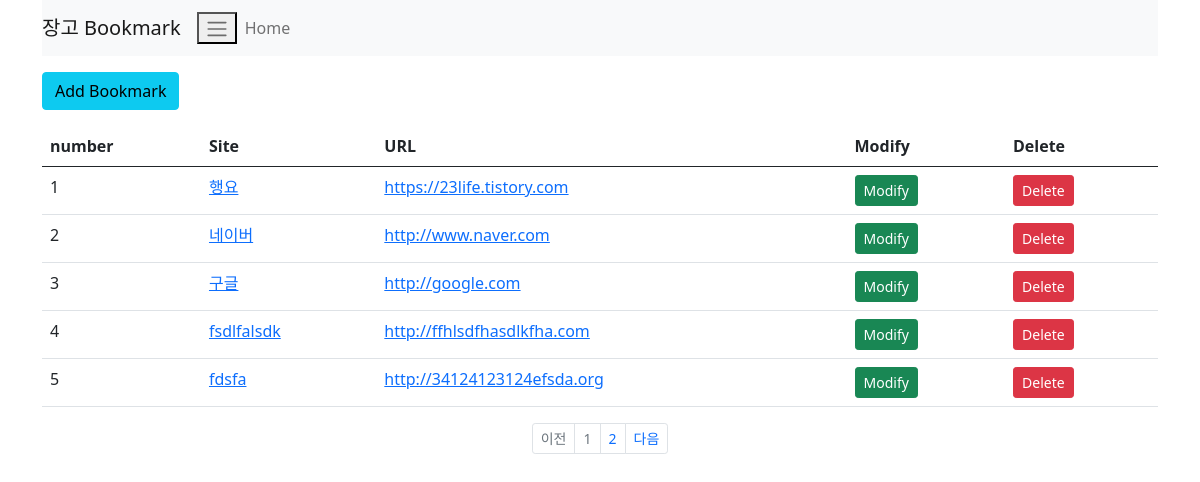
The page / on the database its author committed.
### book/models.py (models this page shows, shortened)
class Bookmark(models.Model):
    site_name = models.CharField(max_length=200)
    url = models.URLField('Site URL')

### book/views.py (the view)
# urls.py: path('',BookmarkListView.as_view(),name='list'),
class BookmarkListView(ListView):
    model = Bookmark
    paginate_by = 5

### book/templates/book/bookmark_list.html (shortened to what this page needs)
{% extends 'base.html' %}
{% block content %}
<div class="btn_group">
    <a href="{% url 'create'%}" class="btn btn-info">Add Bookmark</a>
</div>
<table class="table">
    <thead>
        <tr>
            <th scope="col">number</th>
            <th scope="col">Site</th>
            <th scope="col">URL</th>
            <th scope="col">Modify</th>
            <th scope="col">Delete</th>
        </tr>
    </thead>
    <tbody>
        {% for Bookmark in object_list %}
        <tr>
            <td>{{forloop.counter}}</td>
            <td><a href="{% url 'detail' pk=Bookmark.id %}">{{Bookmark.site_name}}</a></td>
            <td><a href="{{Bookmark.url}}" target="_blank">{{Bookmark.url}}</a></td>
            <td><a href="{% url 'update' pk=Bookmark.id %}" class="btn btn-success btn-sm">Modify</a></td>
            <td><a href="{% url 'delete' pk=Bookmark.id %}" class="btn btn-danger btn-sm">Delete</a></td>
        </tr>
        {% endfor %}
    </tbody>
</table>
{% block pagination %}
{% if is_paginated %}
<ul class="pagination justify-content-center pagination-sm">
    {% if page_obj.has_previous %}
    <li class="page-item">
        <a class="page-link" href="{% url 'list' %}?page={{ page_obj.previous_page_number }}" tabindex="-1">이전</a>
    </li>
    {% else %}
    <li class="page-item disabled">
        <a class="page-link" href="#" tabindex="-1">이전</a>
    </li>
    {% endif %}
    {% for object in page_obj.paginator.page_range %}
    <li class="page-item {% if page_obj.number == forloop.counter %} disabled {% endif %}">
        <a class="page-link" href="{{request.path}}?page={{ forloop.counter }}">{{forloop.counter}}</a>
    </li>
    {% endfor %}
    {% if page_obj.has_next %}
    <li class="page-item">
        <a class="page-link" href="{% url 'list' %}?page={{ page_obj.next_page_number }}">다음</a>
    </li>
    {% else %}
    <li class="page-item disabled">
        <a class="page-link" href="#">다음</a>
    </li>
    {% endif %}
</ul>
{% endif %}
{% endblock %}
{% endblock %}

### book/templates/base.html (shortened to what this page needs)
<!DOCTYPE html>
<html lang="en">
<head>
    {% load static %}
    <link rel="stylesheet" href="{% static 'style.css' %}">
    <link href="https://cdn.jsdelivr.net/npm/bootstrap@5.0.0-beta1/dist/css/bootstrap.min.css" rel="stylesheet"
>
</head>
<body>
    <div class="container">
        <nav class="navbar navbar-expand-lg navbar-light bg-light">
            <a class="navbar-brand" href="#">장고 Bookmark</a>
            <button class="navbar-togler" type="button" data-toggle="collapse" data-target="#navbarSupportedContent" aria-controls="navbarSupportedContent" aria-expanded="false" aria-label="Toggle navigation">
                <span class="navbar-toggler-icon"></span>
            </button>
            <div class="collapse navbar-collapse" id="navbarSupportedContent">
                <ul class="navbar-nav mr-auto">
                    <li class="nav-item active">
                        <a class="nav-link" href="{% url 'list' %}">Home</a>
                    </li>
                </ul>
            </div>
        </nav>
        <div class="row">
            <div class="col">
                {% block content %}
                {% endblock %}
            </div>
        </div>
    </div>
</body>
</html>

### book/static/css/style.css (style rules this page uses)
body { width:100%; }

### rows shown on the page
Bookmark: site_name "행요", url "https://23life.tistory.com"
Bookmark: site_name "네이버", url "http://www.naver.com"
Bookmark: site_name "구글", url "http://google.com"
Bookmark: site_name "fsdlfalsdk", url "http://ffhlsdfhasdlkfha.com"
Bookmark: site_name "fdsfa", url "http://34124123124efsda.org"
